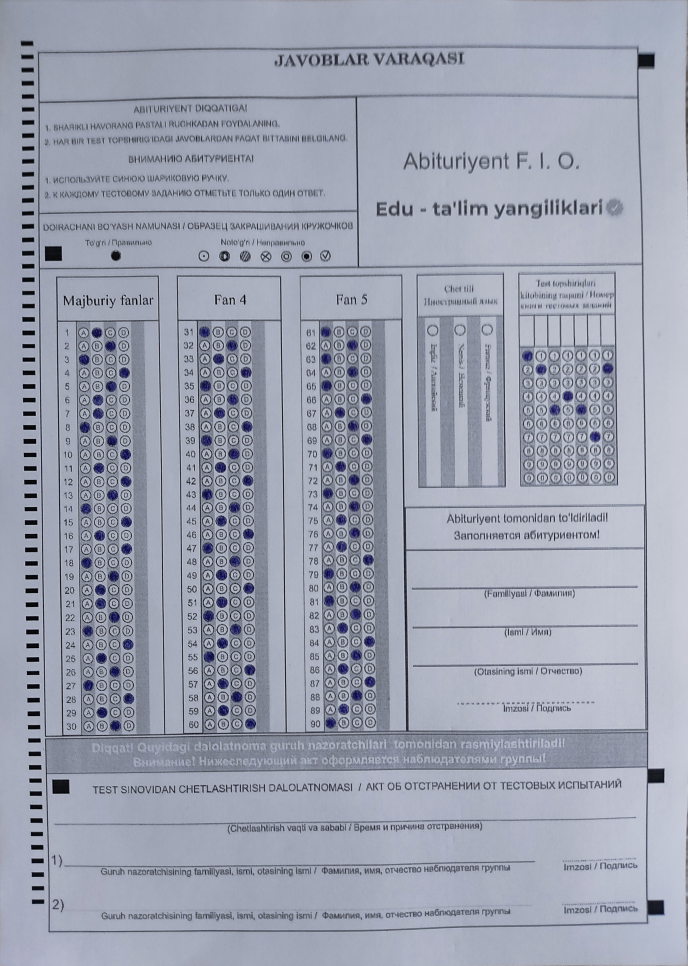
#> input picture images/wrapped_origin/12.jpg, 2750 x 3864 px, given in place of 1.jpg, which was not available (shown at 1/4 size)
$ python find_circles.py
#> lines starting #> are read from the running program, lines starting #| are printed output that depends on the picture; after the words box and inside, x2 and y2 are one past the last pixel; in counts of white or black regions, pixels touching at a corner belong together; pictures that were not available may be replaced by others from this repository, and a replacement may not be noted
#> further down, image is the input picture: shape (3864, 2750, 3); mean B, G, R 176.7, 161.6, 156.6
### src/image_processing/left_counters.py
import cv2
import numpy as np
import intersection_functions

def find_left_counters(image, threshold_value=110, num_contours=65):
#> called with threshold_value = 90, num_contours = 65
    gray = cv2.cvtColor(image, cv2.COLOR_BGR2GRAY)

    # blurred = cv2.GaussianBlur(gray, (3,3), 0)

    # Применение эрозии для улучшения видимости контуров
    kernel = np.ones((1,0), np.uint8)
    eroded = cv2.erode(gray, kernel, iterations=1)
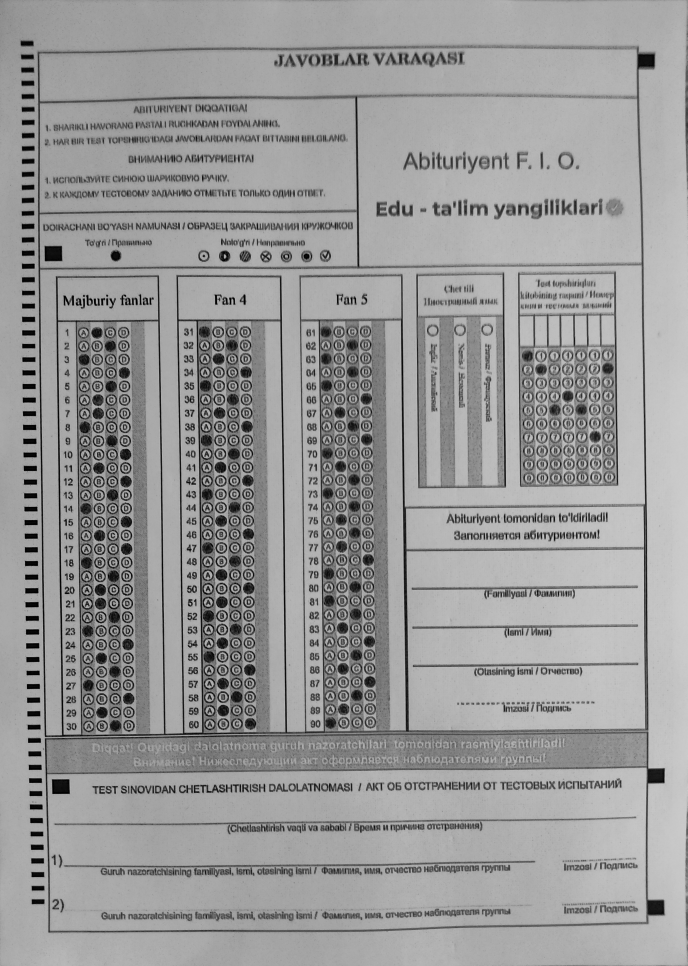
#> eroded: shape (3864, 2750) (shown at 1/4 size); min 0, max 216, mean 153.4

    kernel = np.ones((0,1), np.uint8)
    eroded = cv2.erode(eroded, kernel, iterations=4)
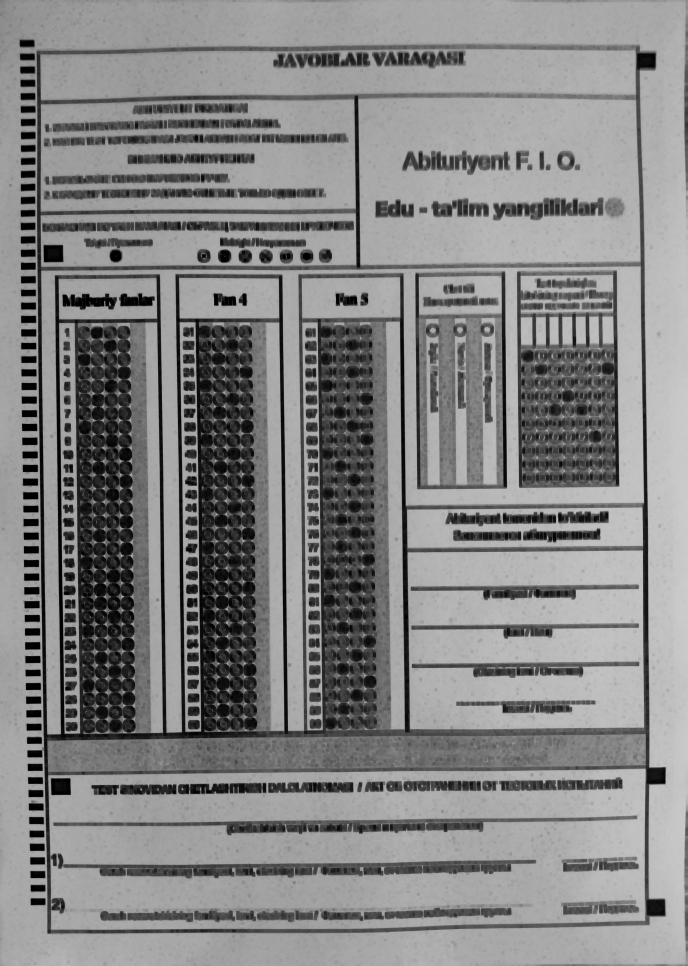
#> eroded: shape (3864, 2750) (shown at 1/4 size); min 0, max 204, mean 132.1

    # Применение порогового значения для выделения объектов
    _, binary = cv2.threshold(eroded, threshold_value, 255, cv2.THRESH_BINARY_INV)
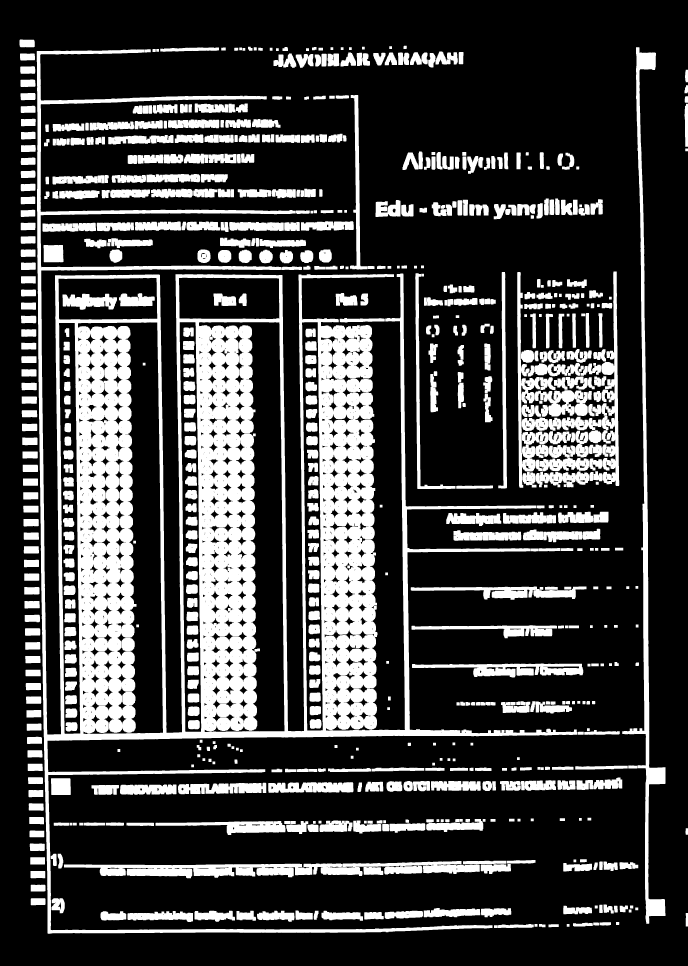
#> binary: shape (3864, 2750) (shown at 1/4 size); 24.6% white; 729 white regions

    # Поиск контуров
    contours, _ = cv2.findContours(binary, cv2.RETR_EXTERNAL, cv2.CHAIN_APPROX_SIMPLE)
#> contours = 631 contours; largest, box (x1, y1, x2, y2) and area: (147, 198, 2310, 3735) 2226495, (2489, 189, 2662, 3695) 64450, (256, 3444, 1919, 3513) 55454, (2405, 1086, 2477, 1944) 26217, (2069, 1088, 2160, 1951) 21208

    # Список для хранения подходящих контуров
    filtered_contours = []

    # Проход по всем найденным контурам
    for contour in contours:
        # Вычисление ограничивающего прямоугольника для каждого контура
        x, y, w, h = cv2.boundingRect(contour)

        # Проверка соотношений сторон
        if 1 < w / h < 7 and w*h > 600 and w*h < 1000:
            filtered_contours.append(contour)
#> this loop made 631 passes
#> (x, y, w, h) on passes 2, 4, 6: (2194, 3697, 41, 12), (2156, 3696, 26, 13), (1991, 3696, 144, 16)
#> after the loop, filtered_contours = 19 contours; largest, box (x1, y1, x2, y2) and area: (424, 3290, 496, 3303) 791, (2407, 1212, 2449, 1234) 784, (1800, 3071, 1872, 3084) 745, (1900, 3070, 1966, 3084) 726, (215, 3290, 276, 3303) 658

#> (the run stopped early here; a loop or call above may not have finished)

$ run again, on images/wrapped_origin/16.jpg
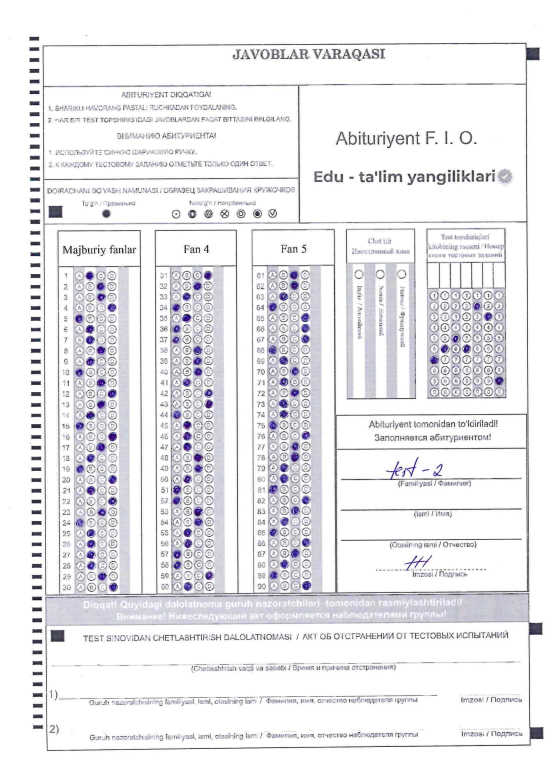
#> input picture images/wrapped_origin/16.jpg, 1654 x 2338 px, given in place of 1.jpg, which was not available (shown at 1/3 size)
#> image is the input picture: shape (2338, 1654, 3); mean B, G, R 237, 234.4, 234.8
#> in find_left_counters, `eroded = cv2.erode(eroded, kernel, iterations=4)`:
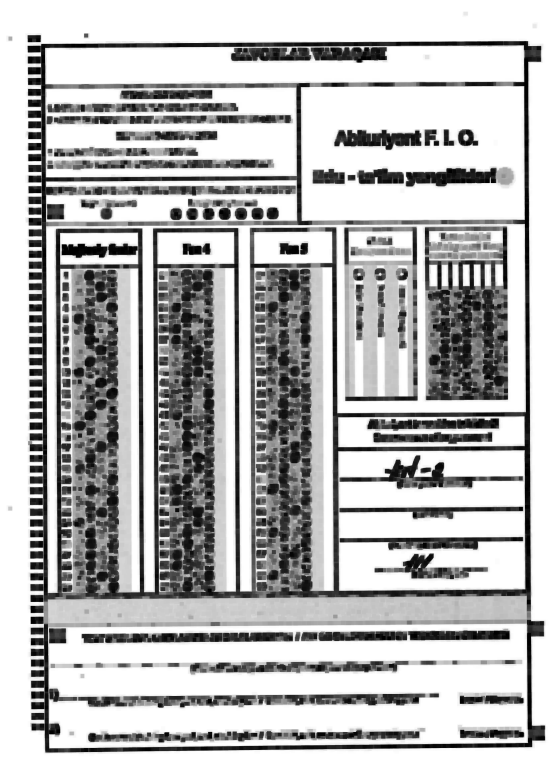
#> eroded: shape (2338, 1654) (shown at 1/3 size); min 0, max 255, mean 185.6
#> in find_left_counters, `_, binary = cv2.threshold(eroded, threshold_value, 255, cv2.THRESH_BIN..`:
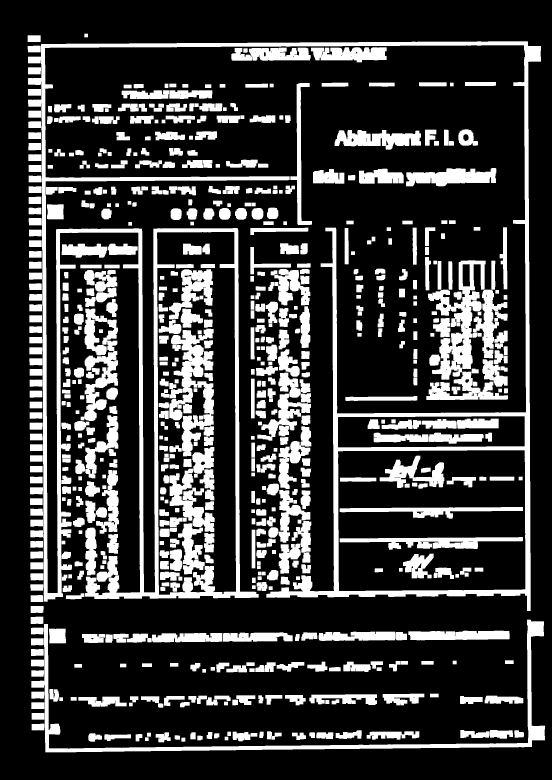
#> binary: shape (2338, 1654) (shown at 1/3 size); 22.7% white; 678 white regions
#> contours = 567 contours; largest, box (x1, y1, x2, y2) and area: (84, 124, 1623, 1833) 711730, (94, 1859, 1635, 2257) 28955, (1284, 781, 1457, 1139) 24413, (242, 959, 354, 1263) 11517, (1218, 504, 1489, 559) 9750
#> the loop in find_left_counters, `for contour in contours:` made 567 passes
#> (x, y, w, h) on passes 1, 4, 5: (544, 2213, 12, 12), (592, 2207, 16, 14), (524, 2206, 16, 13)
#> after the loop in find_left_counters, `for contour in contours:`: filtered_contours = 110 contours; largest, box (x1, y1, x2, y2) and area: (1257, 247, 1340, 259) 899, (965, 248, 1045, 260) 831, (86, 654, 125, 676) 788, (1107, 248, 1184, 260) 779, (91, 1687, 130, 1708) 760

$ run again, on images/wrapped_origin/4.jpg
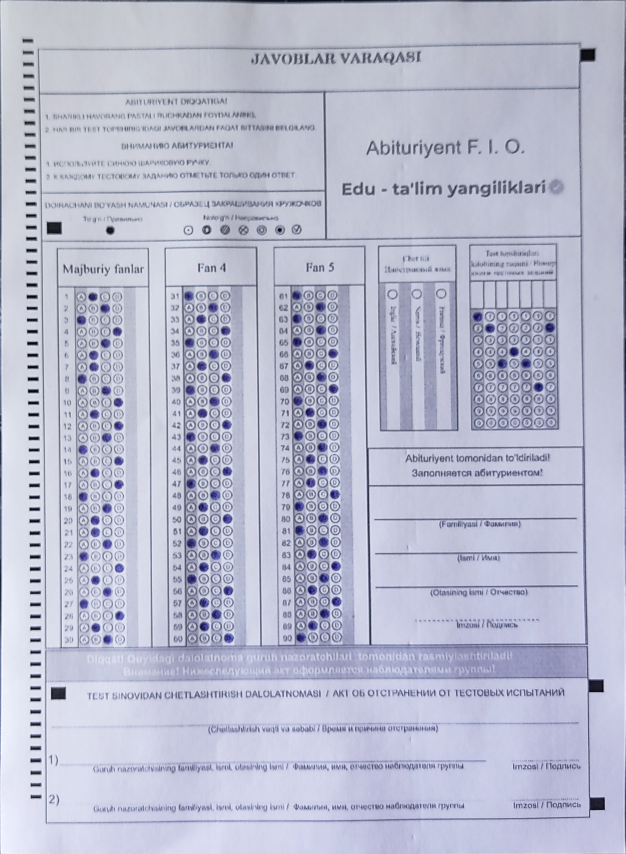
#> input picture images/wrapped_origin/4.jpg, 1876 x 2562 px, given in place of 1.jpg, which was not available (shown at 1/3 size)
#> image is the input picture: shape (2562, 1876, 3); mean B, G, R 207.1, 187.5, 184.7
#> in find_left_counters, `eroded = cv2.erode(eroded, kernel, iterations=4)`:
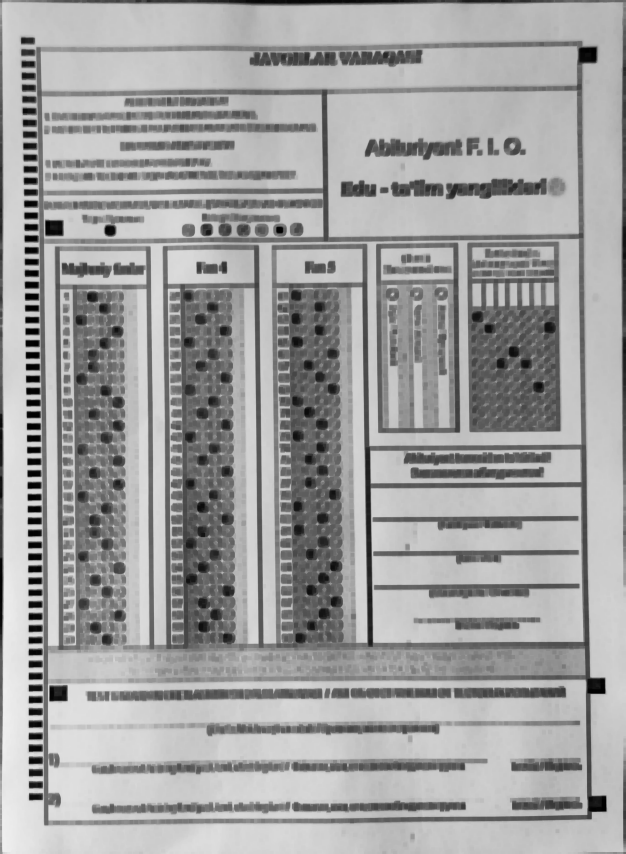
#> eroded: shape (2562, 1876) (shown at 1/3 size); min 0, max 240, mean 161.3
#> in find_left_counters, `_, binary = cv2.threshold(eroded, threshold_value, 255, cv2.THRESH_BIN..`:
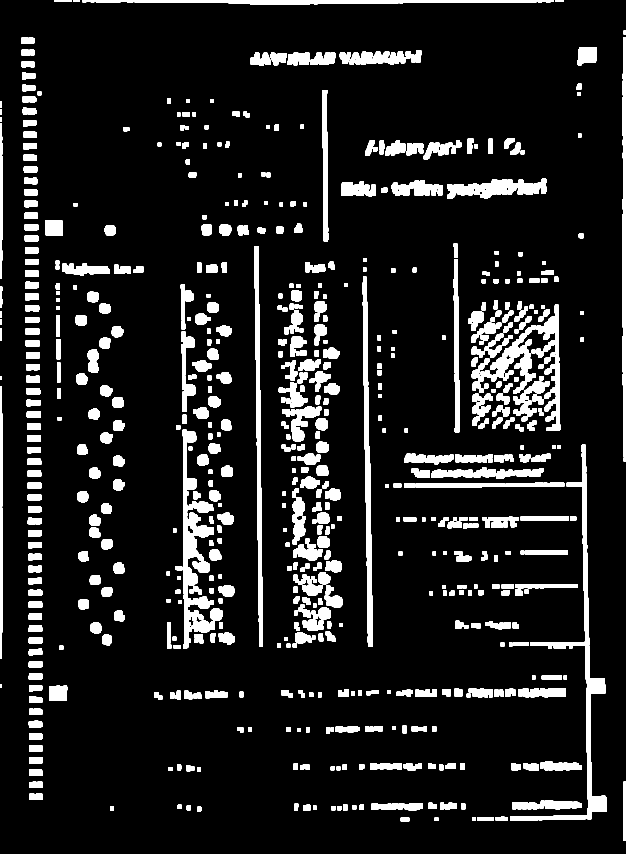
#> binary: shape (2562, 1876) (shown at 1/3 size); 10.9% white; 678 white regions
#> contours = 678 contours; largest, box (x1, y1, x2, y2) and area: (1530, 1334, 1820, 2461) 21260, (548, 1289, 642, 1946) 19192, (1087, 830, 1119, 1941) 14244, (763, 738, 789, 1940) 13118, (1415, 975, 1607, 1181) 11328
#> the loop in find_left_counters, `for contour in contours:` made 678 passes
#> (x, y, w, h) on passes 7 to 9: (1503, 2450, 21, 12), (592, 2420, 12, 15), (1011, 2418, 13, 13)
#> after the loop in find_left_counters, `for contour in contours:`: filtered_contours = 86 contours; largest, box (x1, y1, x2, y2) and area: (269, 1726, 303, 1755) 819, (1474, 1564, 1523, 1583) 769, (234, 1654, 265, 1684) 766, (75, 880, 117, 902) 764, (305, 1762, 338, 1790) 756

$ run again, on images/wrapped_origin/5.jpg
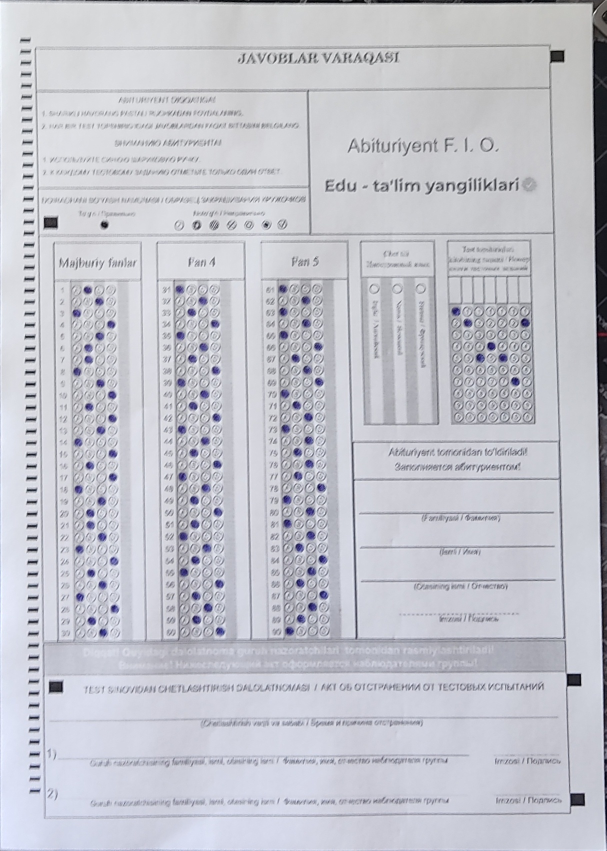
#> input picture images/wrapped_origin/5.jpg, 1213 x 1702 px, given in place of 1.jpg, which was not available (shown at 1/2 size)
#> image is the input picture: shape (1702, 1213, 3); mean B, G, R 204.2, 195.9, 194.9
#> in find_left_counters, `eroded = cv2.erode(eroded, kernel, iterations=4)`:
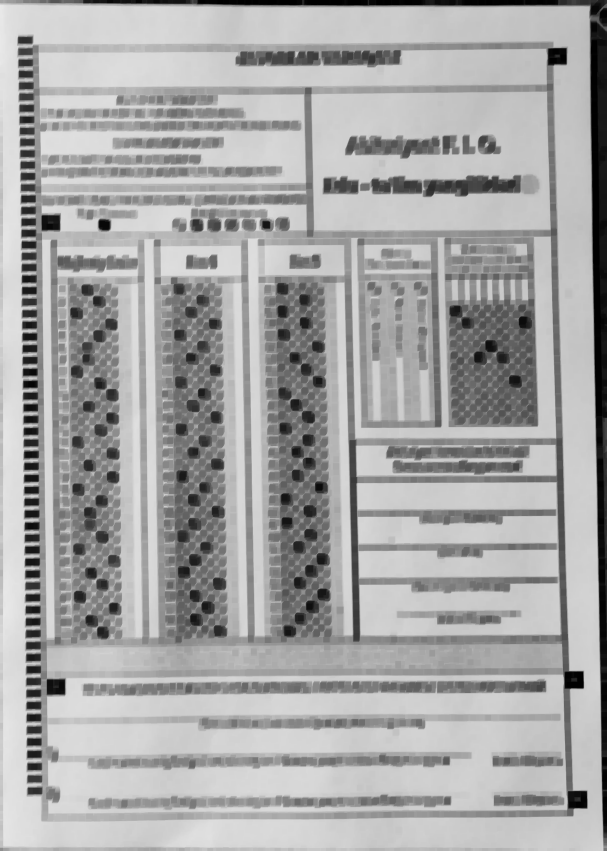
#> eroded: shape (1702, 1213) (shown at 1/2 size); min 0, max 235, mean 166.6
#> in find_left_counters, `_, binary = cv2.threshold(eroded, threshold_value, 255, cv2.THRESH_BIN..`:
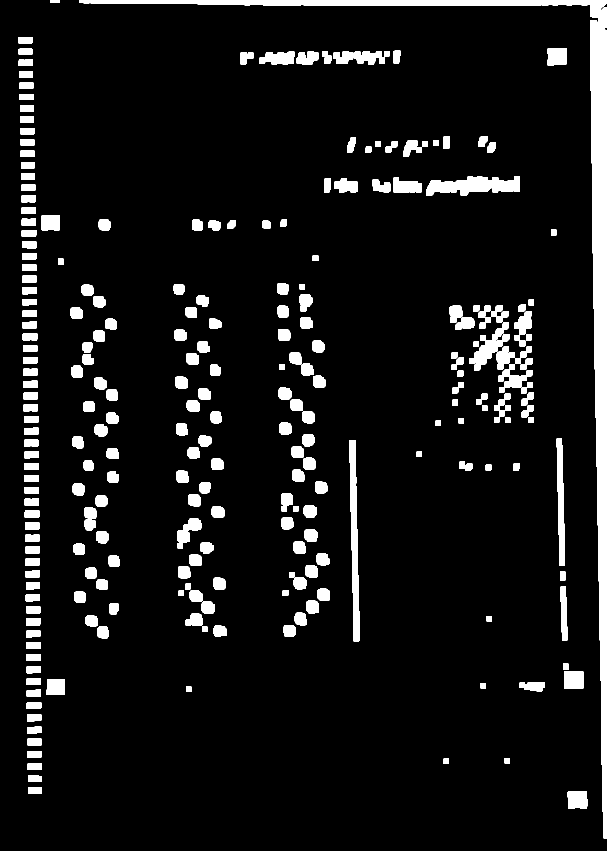
#> binary: shape (1702, 1213) (shown at 1/2 size); 8.3% white; 249 white regions
#> contours = 249 contours; largest, box (x1, y1, x2, y2) and area: (158, 0, 1213, 1677) 42402, (852, 353, 1040, 392) 4548, (699, 880, 719, 1283) 4478, (1113, 877, 1130, 1132) 2641, (938, 668, 1019, 741) 2061
#> the loop in find_left_counters, `for contour in contours:` made 249 passes
#> (x, y, w, h) on passes 1, 3, 4: (1135, 1582, 40, 36), (56, 1551, 28, 13), (55, 1527, 29, 13)
#> after the loop in find_left_counters, `for contour in contours:`: filtered_contours = 23 contours; largest, box (x1, y1, x2, y2) and area: (1039, 1364, 1090, 1383) 694, (911, 634, 949, 660) 684, (371, 1227, 406, 1252) 654, (744, 359, 781, 385) 627, (610, 1130, 636, 1155) 552
